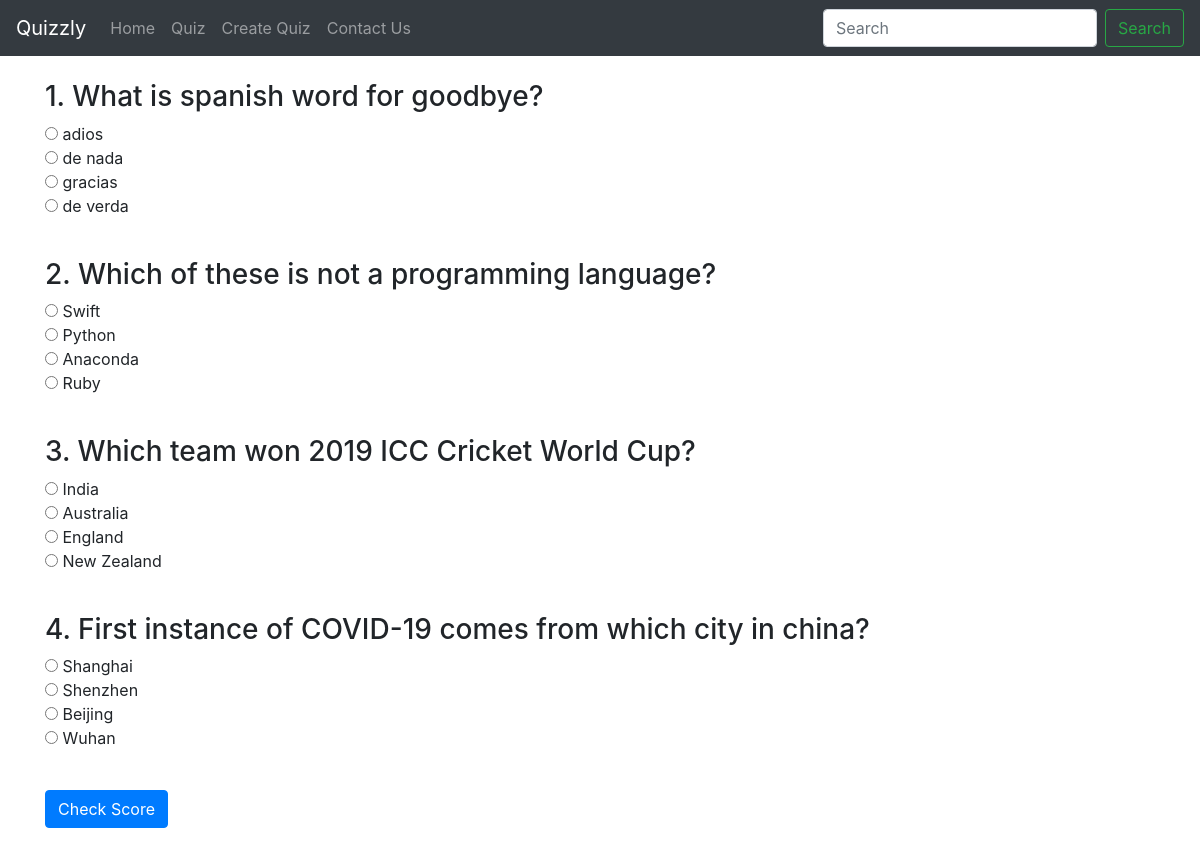
The page /make_quiz/ on the database its author committed.
### quiz/models.py (models this page shows, shortened)
class Question(models.Model):
    ques = models.CharField(max_length=150)
    option1 = models.CharField(max_length=100)
    option2 = models.CharField(max_length=100)
    option3 = models.CharField(max_length=100)
    option4 = models.CharField(max_length=100)
    cor_option = models.CharField(max_length=5)

### quiz/views.py (the view, shortened to what this page needs)
# urls.py: path('make_quiz/', views.make_quiz, name='make_quiz'),
def make_quiz(request):
    questions = Question.objects.all()
    if len(questions) <= 2:
        messages.warning(request,"Please add atleast 3 questions to make quiz")
        return redirect('/create_quiz/')
    li=[]
    cor_ans = []
    for i in questions:
        li.append(str(i.id))
        cor_ans.append(str(i.cor_option))
    context = {'questions':questions}
    return render(request, 'make_quiz.html', context)

### templates/make_quiz.html (shortened to what this page needs)
{% extends 'base.html' %}
{% block body %}
  <div class="container my-4">
    <form method='post' action="/make_quiz/"> {% csrf_token %}
        {% for question in questions %}
        <h3>{{question.ques}}</h3>
        <input type="radio" name="{{question.id}}" value="1"> {{question.option1}}<br>
        <input type="radio" name="{{question.id}}" value="2"> {{question.option2}}<br>
        <input type="radio" name="{{question.id}}" value="3"> {{question.option3}}<br>
        <input type="radio" name="{{question.id}}" value="4"> {{question.option4}}<br>
        <br>
        {% endfor %}
        <input type="submit" class="btn btn-primary" value="Check Score">
    </form>
</div>
{% endblock body %}

### templates/base.html (shortened to what this page needs)
<!doctype html>
<html lang="en">
<head>
    <link rel="stylesheet" href="https://stackpath.bootstrapcdn.com/bootstrap/4.5.0/css/bootstrap.min.css"
>
</head>
<body>
    <nav class="navbar navbar-expand-lg navbar-dark bg-dark">
        <a class="navbar-brand" href="/">Quizzly</a>
        <div class="collapse navbar-collapse" id="navbarSupportedContent">
            <ul class="navbar-nav mr-auto">
                <li class="nav-item {% block homeactive %}{% endblock homeactive %}">
                    <a class="nav-link" href="/">Home <span class="sr-only">(current)</span></a>
                </li>
                <li class="nav-item {% block quizactive %}{% endblock quizactive %}">
                    <a class="nav-link" href="/quiz">Quiz</a>
                </li>
                <li class="nav-item {% block crquizactive %}{% endblock crquizactive %}">
                    <a class="nav-link" href="/create_quiz">Create Quiz</a>
                </li>
                <li class="nav-item {% block contactactive %}{% endblock contactactive %}">
                    <a class="nav-link" href="/contact">Contact Us</a>
                </li>
            </ul>
            <form class="form-inline my-2 my-lg-0">
                <input class="form-control mr-sm-2" type="search" placeholder="Search" aria-label="Search">
                <button class="btn btn-outline-success my-2 my-sm-0" type="submit">Search</button>
            </form>
        </div>
    </nav>
    {% block body %} {% endblock body %}
</body>
</html>

### rows shown on the page
Question: ques "1. What is spanish word for goodbye?", option1 "adios", option2 "de nada", option3 "gracias", option4 "de verda"
Question: ques "2. Which of these is not a programming language?", option1 "Swift", option2 "Python", option3 "Anaconda", option4 "Ruby"
Question: ques "3. Which team won 2019 ICC Cricket World Cup?", option1 "India", option2 "Australia", option3 "England", option4 "New Zealand"
Question: ques "4. First instance of COVID-19 comes from which city in china?", option1 "Shanghai", option2 "Shenzhen", option3 "Beijing", option4 "Wuhan"
